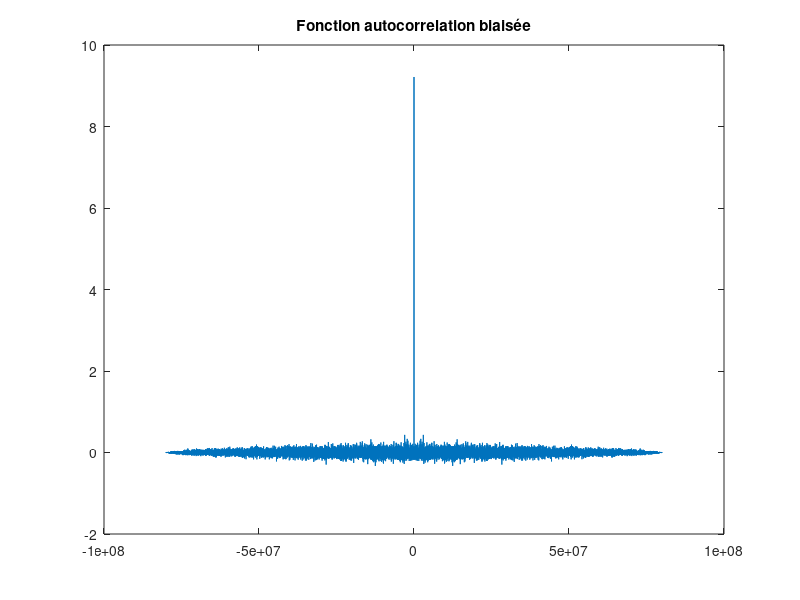
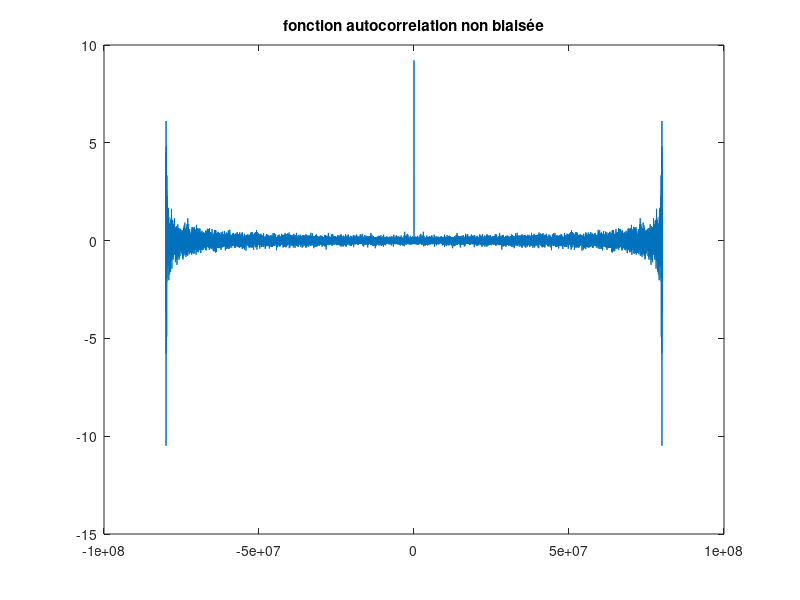

These figures' MATLAB source, in order: (Note: this script raises an error after producing the figures.)
%% Projet TS224
%% Initialisation
clc
clear
close all
%% Constantes
n=10000;
Fe=8000;
time_axis=0:1/Fe:(1/Fe)*n-1/Fe;
freq_axis=-Fe*n+Fe:Fe:Fe*n-Fe;

%% 2.2 - Préambule

variance=3; % sigma
bruit = variance*randn(1,n);

% Fonction d'autocorrelation theorique
R_bruit=cat(2,zeros(1,n-1),ones(1,1));
R_bruit=cat(2,R_bruit,zeros(1,n-1))*variance^2;

% Calcul de la fonction d'autocorrélation
[c_biased, lags] = xcorr(bruit,'biased');
[c_unbiased, lags] = xcorr(bruit,'unbiased');

figure,plot(freq_axis,c_biased);
title("Fonction autocorrelation biaisée");

figure,plot(freq_axis,c_unbiased)

title("fonction autocorrelation non biaisée");

% Calcul du spectre de puissance
DSP_bruit = fftshift(abs(fft(c_biased, 2*n))); % avec le theoreme de wiener-khintchine 
DPS_bruit=Mon_Welch(bruit,n/100,Fe,n/100-1);% avec periodogramme welsh

figure,semilogy(DPS_bruit)
title("DPS du bruit")

freq_axis=-Fe*n+Fe:Fe:Fe*n;
figure,hold on
plot(freq_axis,DSP_bruit)
plot(freq_axis,ones(1,length(DSP_bruit))*variance^2,Color="red")
title("Comparaison entre la dsp theorique et pratique")
legend('pratique','theorique')
